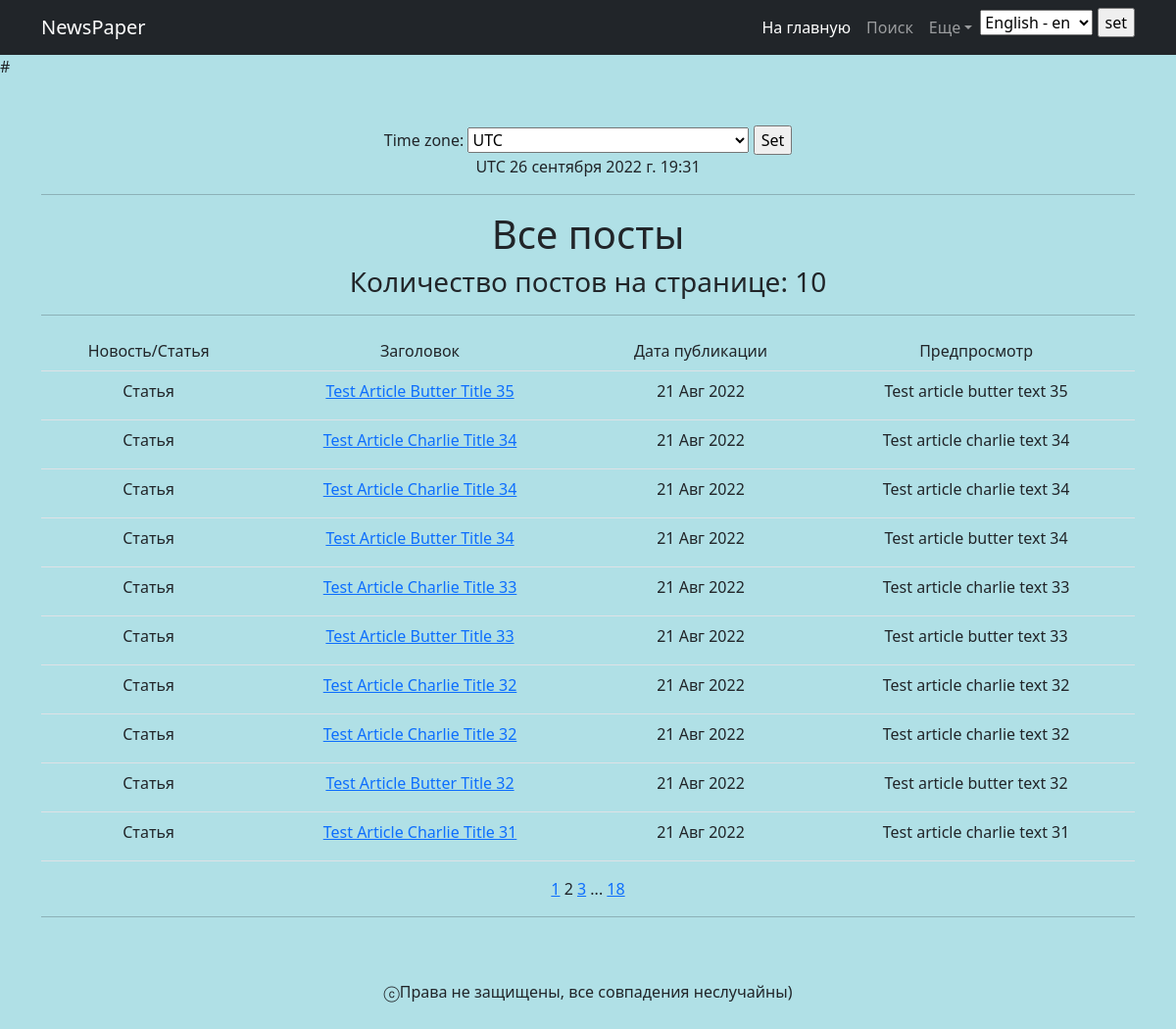
Screenshot of /news/?page=2 with the database file from the repository.
### news/models.py (models this page shows, shortened)
class Post(models.Model):                   # table of news and articles
    author = models.ForeignKey(Author, on_delete=models.CASCADE)
    type = models.CharField(max_length=1, choices=POST_TYPES, default='A')
    time_in = models.DateTimeField(auto_now_add=True)
    title = models.CharField(max_length=255)
    text = models.TextField()
    rating = models.IntegerField(default=0)
    categories = models.ManyToManyField(Category, through='PostCategory')

### news/views.py (the view, shortened to what this page needs)
# urls.py: path('', PostsList.as_view(), name='posts_list'),
class PostsList(ListView):                      # responsible for table of posts on the main page
    queryset = Post.objects.all().order_by('-time_in')
    template_name = 'posts_list.html'
    context_object_name = 'posts'
    paginate_by = 10
    def get_queryset(self, *args, **kwargs):
        return cache.get_or_set('posts_list', super().get_queryset(), 300)
    def get_context_data(self, **kwargs):       # add timezone to the context
        context = super().get_context_data(**kwargs)
        context['current_time'] = timezone.now()
        context['timezones'] = pytz.common_timezones
        return context

### news/templatetags/custom_filters.py (called while the page is built)
@register.filter()
def censor(string):                                             # modify string aka censor above words
    try:
        for word in CURSE_WORDS:
            if word in string.lower():
                string = re.sub(f'{word}|{word.capitalize()}',
                                lambda match: match.group()[:1] + "*" * len(match.group()[1:]),
                                string)
    except AttributeError as e:
        print(e)
    return string

### news/templatetags/custom_tags.py (called while the page is built)
@register.simple_tag(takes_context=True)
def url_replace(context, **kwargs):                     # replace value of a param in current url
    d = context['request'].GET.copy()                   # need for switching pages without resetting filters
    for k, v in kwargs.items():
        d[k] = v
    return d.urlencode()

@register.simple_tag(takes_context=True)                # add timezone to context so we could alter theme using only this tag in default.html
def current_time(context, **kwargs):
    context['current_time'] = timezone.now()
    return ''                                           # return empty string, so there would be no None in default.html

### templates/posts_list.html (shortened to what this page needs)
{% extends 'flatpages/default.html' %}
{% load custom_filters %}
{% load custom_tags %}
{% load i18n %}
{% load tz %}
{% block content %}
    {% get_current_timezone as TIME_ZONE %}
    <form action="" method="POST">
        <label for="timezone">Time zone:</label>
        <select name="timezone">
            {% for tz in timezones %}
            <option value="{{ tz }}"{% if tz == TIME_ZONE %} selected{% endif %}>{{ tz }}</option>
            {% endfor %}
        </select>
        <input type="submit" value="Set">
    </form>
    {{ TIME_ZONE }}
    {{ current_time|timezone:TIME_ZONE }}
    <br>
    <hr>
    <h1>{% trans "Все посты" %}</h1>
     <h3> {% trans "Количество постов на странице" %}: {{ posts|length }} </h3>
    <hr>
    {% if posts %}
        <table class="table">
            <tr>
                <td>{% trans "Новость/Статья" %}</td>
                <td>{% trans "Заголовок" %}</td>
                <td>{% trans "Дата публикации" %}</td>
                <td>{% trans "Предпросмотр" %}</td>
            </tr>
            {% for post in posts %}
                <tr style="height:50px">
                    {% if post.type == 'N' %}
                        <td>{% trans "Новость" %}</td>
                    {% elif post.type == 'A' %}
                        <td>{% trans "Статья" %}</td>
                    {% endif %}
                <td><a href='{{ post.pk }}'>{{ post.title|censor }}</a></td>
                <td>{{ post.time_in|date:'d M Y' }}</td>
                <td>{{ post.text|truncatewords:20|censor }}</td>
            </tr>
            {% endfor %}
        </table>
    {% else %}
        <h2>{% trans "Пока никаких новостей" %}</h2>
    {% endif %}
    {% if page_obj.has_previous %}
        <a href="?{% url_replace page=1 %}">1</a>
    {% endif %}
    {{ page_obj.number }}
    {% if page_obj.has_next %}
        <a href="?{% url_replace page=page_obj.next_page_number %}">{{ page_obj.next_page_number }}</a>
        {% if paginator.num_pages != page_obj.next_page_number %}
            ...
            <a href="?{% url_replace page=page_obj.paginator.num_pages %}">{{ page_obj.paginator.num_pages }}</a>
        {% endif %}
    {% endif %}
<hr>
{% endblock content %}

### rows the page displays
Post: title|censor "Test Article Butter Title 35", time_in "21 Авг 2022", text|censor "Test article butter text 35"
Post: title|censor "Test Article Charlie Title 34", time_in "21 Авг 2022", text|censor "Test article charlie text 34"
Post: title|censor "Test Article Charlie Title 34", time_in "21 Авг 2022", text|censor "Test article charlie text 34"
Post: title|censor "Test Article Butter Title 34", time_in "21 Авг 2022", text|censor "Test article butter text 34"
Post: title|censor "Test Article Charlie Title 33", time_in "21 Авг 2022", text|censor "Test article charlie text 33"
Post: title|censor "Test Article Butter Title 33", time_in "21 Авг 2022", text|censor "Test article butter text 33"
Post: title|censor "Test Article Charlie Title 32", time_in "21 Авг 2022", text|censor "Test article charlie text 32"
Post: title|censor "Test Article Charlie Title 32", time_in "21 Авг 2022", text|censor "Test article charlie text 32"
Post: title|censor "Test Article Butter Title 32", time_in "21 Авг 2022", text|censor "Test article butter text 32"
Post: title|censor "Test Article Charlie Title 31", time_in "21 Авг 2022", text|censor "Test article charlie text 31"

### other values shown
{{ TIME_ZONE }} "UTC"
{{ current_time|timezone:TIME_ZONE }} "26 сентября 2022 г. 19:31"
{{ posts|length }} "10"
{{ page_obj.number }} "2"
{{ page_obj.next_page_number }} "3"
{{ page_obj.paginator.num_pages }} "18"
form field language "English - en"
form field timezone "UTC"
